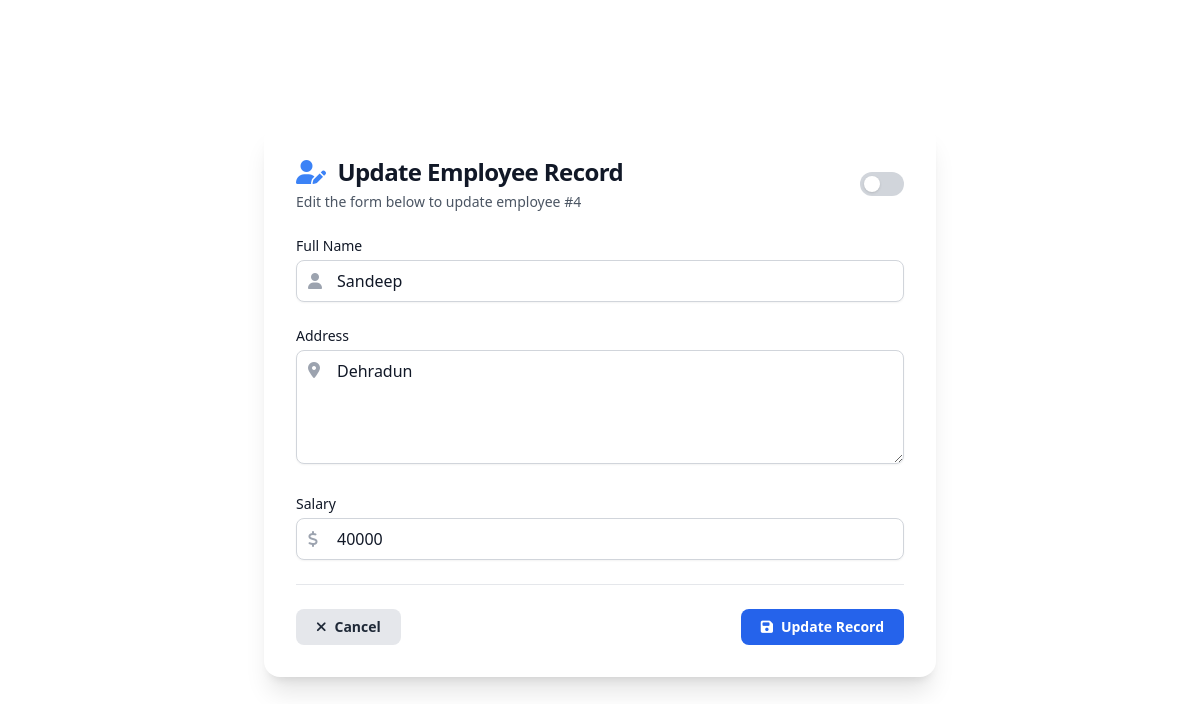
Page /update.php?id=4 on the committed database.
### tables this page shows
CREATE TABLE `employees` (
  `id` int(11) NOT NULL,
  `name` varchar(100) NOT NULL,
  `address` varchar(255) NOT NULL,
  `salary` bigint(20) NOT NULL
);

### update.php (the view, shortened to what this page needs)
<?php
require_once "config.php";
$name = $address = $salary = "";
$name_err = $address_err = $salary_err = "";
if(isset($_POST["id"]) && !empty($_POST["id"])){
    $id = $_POST["id"];
    $input_name = trim($_POST["name"]);
    if(empty($input_name)){
        $name_err = "Please enter a name.";
    } elseif(!filter_var($input_name, FILTER_VALIDATE_REGEXP, array("options"=>array("regexp"=>"/^[a-zA-Z\s]+$/")))){
        $name_err = "Please enter a valid name.";
    } else{
        $name = $input_name;
    }
    $input_address = trim($_POST["address"]);
    if(empty($input_address)){
        $address_err = "Please enter an address.";
    } else{
        $address = $input_address;
    }
    $input_salary = trim($_POST["salary"]);
    if(empty($input_salary)){
        $salary_err = "Please enter the salary amount.";
    } elseif(!ctype_digit($input_salary)){
        $salary_err = "Please enter a positive integer value.";
    } else{
        $salary = $input_salary;
    }
    if(empty($name_err) && empty($address_err) && empty($salary_err)){
        $sql = "UPDATE employees SET name=?, address=?, salary=? WHERE id=?";
        if($stmt = mysqli_prepare($link, $sql)){
            mysqli_stmt_bind_param($stmt, "sssi", $param_name, $param_address, $param_salary, $param_id);
            $param_name = $name;
            $param_address = $address;
            $param_salary = $salary;
            $param_id = $id;
            if(mysqli_stmt_execute($stmt)){
                header("location: index.php");
                exit();
            } else{
                echo "Oops! Something went wrong. Please try again later.";
            }
        }
        mysqli_stmt_close($stmt);
    }
    mysqli_close($link);
} else{
    if(isset($_GET["id"]) && !empty(trim($_GET["id"]))){
        $id =  trim($_GET["id"]);
        $sql = "SELECT * FROM employees WHERE id = ?";
        if($stmt = mysqli_prepare($link, $sql)){
            mysqli_stmt_bind_param($stmt, "i", $param_id);
            if(mysqli_stmt_execute($stmt)){
                $result = mysqli_stmt_get_result($stmt);
                if(mysqli_num_rows($result) == 1){
                    $row = mysqli_fetch_array($result, MYSQLI_ASSOC);
                    $name = $row["name"];
                    $address = $row["address"];
                    $salary = $row["salary"];
                } else{
                    header("location: error.php");
                    exit();
                }
            } else{
                echo "Oops! Something went wrong. Please try again later.";
            }
        }
    }  else{
        header("location: error.php");
        exit();
    }
}
?>
<!DOCTYPE html>
<html lang="en" class="dark">
<head>
  <script src="https://cdn.tailwindcss.com"></script>
  <link rel="stylesheet" href="https://cdnjs.cloudflare.com/ajax/libs/font-awesome/6.4.0/css/all.min.css">
</head>
<body class="bg-white text-gray-900 dark:bg-gray-900 dark:text-white transition-colors duration-300 font-sans">
  <div class="min-h-screen flex items-center justify-center px-4 sm:px-6 lg:px-8 py-8">
    <div class="w-full max-w-2xl bg-white dark:bg-gray-800 rounded-2xl shadow-xl p-8 space-y-6 transition-all">
      <div class="flex items-center justify-between">
        <div>
          <h1 class="text-2xl font-bold tracking-tight text-gray-900 dark:text-white flex items-center">
            <i class="fas fa-user-edit mr-3 text-blue-500"></i>
            Update Employee Record
          </h1>
          <p class="text-sm text-gray-600 dark:text-gray-300 mt-1">Edit the form below to update employee #<?php echo htmlspecialchars($id); ?></p>
        </div>
        <div class="flex items-center space-x-2">
          <label for="theme-toggle" class="relative inline-block w-11 h-6 bg-gray-300 dark:bg-gray-600 rounded-full cursor-pointer transition-colors">
            <span class="absolute left-1 top-1 w-4 h-4 bg-white rounded-full shadow transform transition-transform"></span>
          </label>
        </div>
      </div>
      <form action="<?php echo htmlspecialchars(basename($_SERVER['REQUEST_URI'])); ?>" method="post" class="space-y-6">
        <div class="animate-fade-in">
          <label for="name" class="block text-sm font-medium mb-1">Full Name</label>
          <div class="relative">
            <div class="absolute inset-y-0 left-0 flex items-center pl-3 pointer-events-none text-gray-400">
            </div>
            <input type="text" name="name" id="name"
              class="pl-10 w-full rounded-lg border border-gray-300 dark:border-gray-700 bg-white dark:bg-gray-700 text-gray-900 dark:text-white px-4 py-2 focus:ring-2 focus:ring-blue-500 focus:outline-none transition shadow-sm placeholder-gray-400 dark:placeholder-gray-500 <?php echo (!empty($name_err)) ? 'border-red-500' : ''; ?>"
              value="<?php echo htmlspecialchars($name); ?>"
              maxlength="100"
              required>
          </div>
        </div>
        <div class="animate-fade-in" style="animation-delay: 0.1s">
          <label for="address" class="block text-sm font-medium mb-1">Address</label>
          <div class="relative">
            <div class="absolute inset-y-0 left-0 flex items-start pt-3 pl-3 pointer-events-none text-gray-400">
            </div>
            <textarea name="address" id="address" rows="4"
              class="pl-10 w-full rounded-lg border border-gray-300 dark:border-gray-700 bg-white dark:bg-gray-700 text-gray-900 dark:text-white px-4 py-2 focus:ring-2 focus:ring-blue-500 focus:outline-none transition shadow-sm placeholder-gray-400 dark:placeholder-gray-500 <?php echo (!empty($address_err)) ? 'border-red-500' : ''; ?>"
              maxlength="255"
              required><?php echo htmlspecialchars($address); ?></textarea>
          </div>
        </div>
        <div class="animate-fade-in" style="animation-delay: 0.2s">
          <label for="salary" class="block text-sm font-medium mb-1">Salary</label>
          <div class="relative">
            <div class="absolute inset-y-0 left-0 flex items-center pl-3 pointer-events-none text-gray-400">
            </div>
            <input type="text" name="salary" id="salary"
              class="pl-10 w-full rounded-lg border border-gray-300 dark:border-gray-700 bg-white dark:bg-gray-700 text-gray-900 dark:text-white px-4 py-2 focus:ring-2 focus:ring-blue-500 focus:outline-none transition shadow-sm placeholder-gray-400 dark:placeholder-gray-500 <?php echo (!empty($salary_err)) ? 'border-red-500' : ''; ?>"
              value="<?php echo htmlspecialchars($salary); ?>"
              inputmode="numeric"
              pattern="\d*"
              maxlength="12"
              required>
          </div>
        </div>
        <div class="flex justify-between pt-6 border-t border-gray-200 dark:border-gray-700">
          <a href="index.php"
            class="inline-flex items-center gap-2 px-5 py-2 rounded-lg bg-gray-200 hover:bg-gray-300 dark:bg-gray-700 dark:hover:bg-gray-600 text-gray-800 dark:text-white text-sm font-semibold transition">
            <i class="fas fa-times"></i> Cancel
          </a>
          <button type="submit"
            class="inline-flex items-center gap-2 px-5 py-2 rounded-lg bg-blue-600 hover:bg-blue-700 text-white text-sm font-semibold transition">
            <i class="fas fa-save"></i> Update Record
          </button>
        </div>
      </form>
    </div>
  </div>
</body>
</html>

### update.php (style rules this page uses)
.animate-fade-in { animation: fadeIn 0.5s ease-in-out forwards; opacity: 0; }

### rows in the picture
employees: name "Sandeep", address "Dehradun", salary "40000"

### other values in the picture
$id "4"
